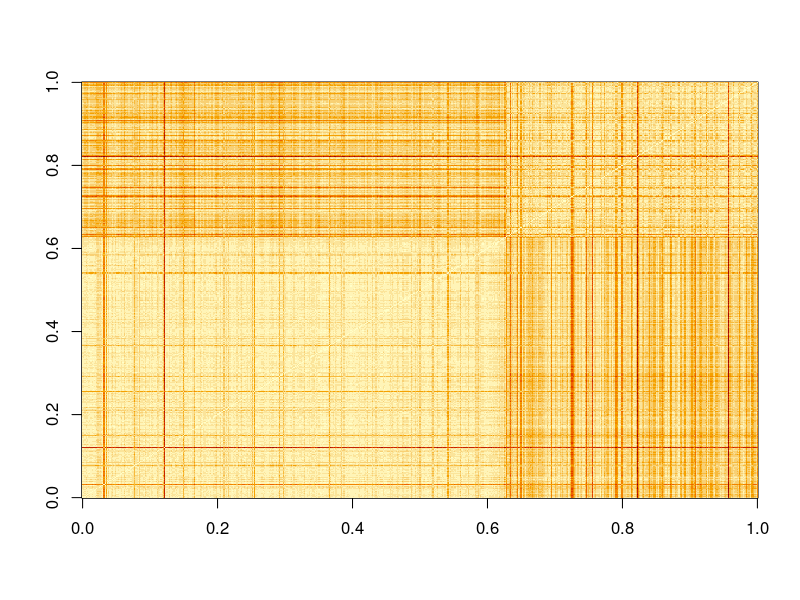
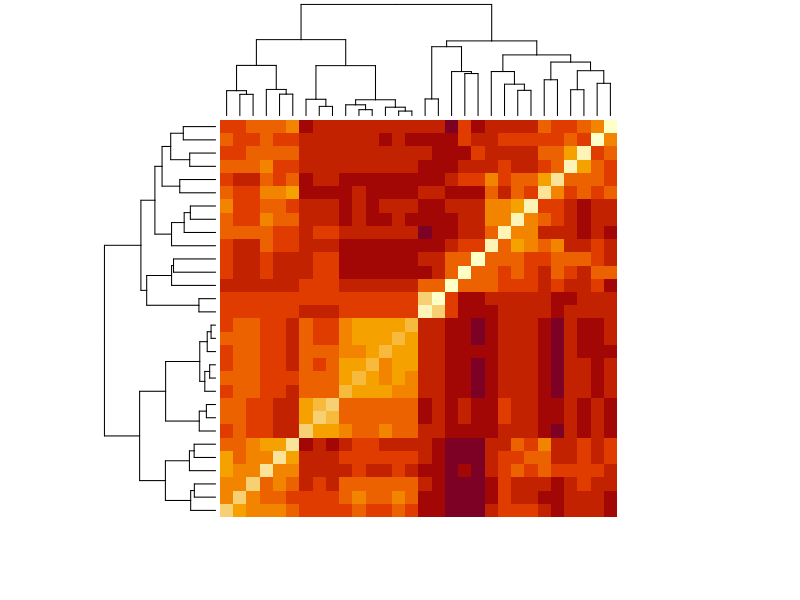
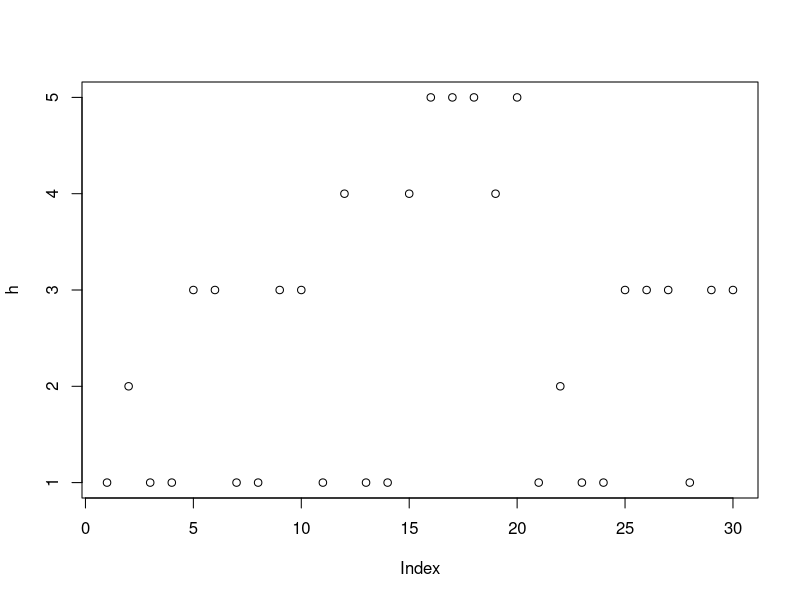
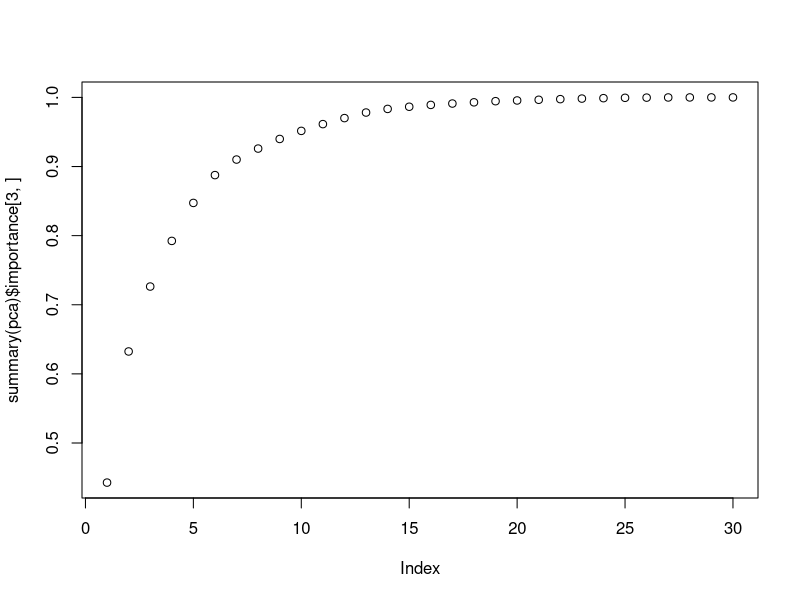
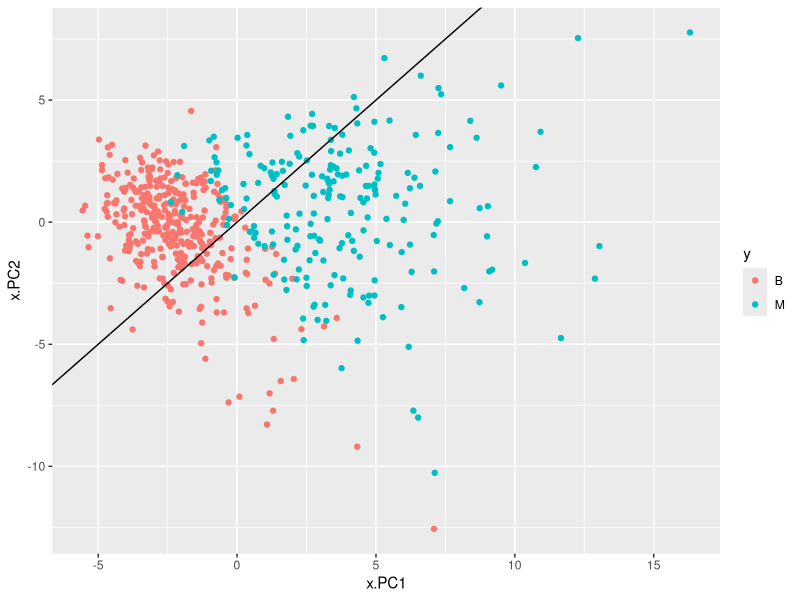
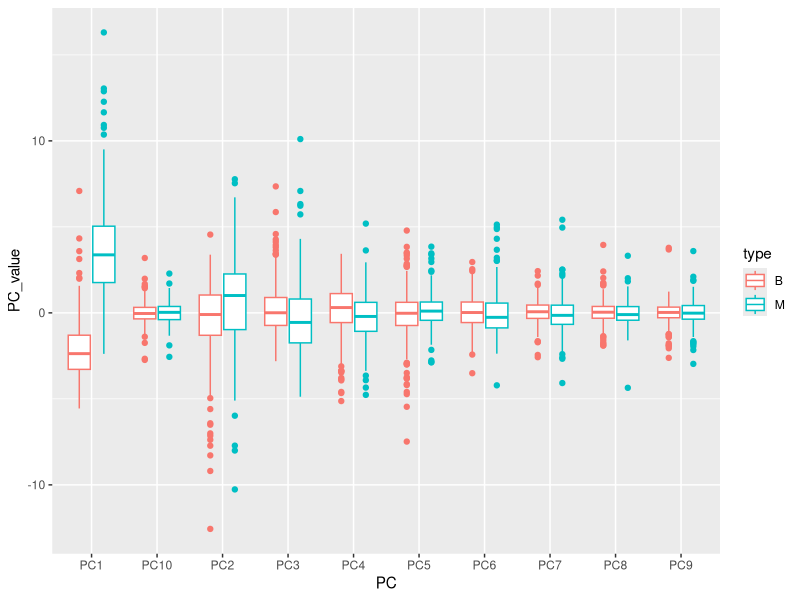

These figures' R source, in order:
options(digits = 3)
library(matrixStats)
library(tidyverse)
library(caret)
library(dslabs)
data(brca)

#DIMENSIONS AND PROPERTIES
#number of samples in the dataset
nrow(brca$x)
#number of predictors
ncol(brca$x)
#proportion of the samples that are malignant
mean(brca$y == "M")
#column number with the highest mean
which.max(colMeans(brca$x))
#column number with the lowest standard deviation
which.min(colSds(brca$x))

#SCALING THE MATRIX
brca$x <- sweep(brca$x, 2, colMeans(brca$x))
brca$x <- sweep(brca$x, 2, FUN = "/", colSds(brca$x))
median(brca$x[,1])

#DISTANCE
d <- dist(brca$x)
d
image(as.matrix(d))
?dist
dim(as.matrix(d))

#benign 
malignant_index <- which(brca$y == "M")
mean(as.matrix(d)[c(-malignant_index),1])
mean(as.matrix(d)[c(malignant_index),1])

#Heatmap
d_featured <- dist(t(brca$x))
heatmap(as.matrix(d_featured), labRow = NA, labCol = NA)

#Hierarchical Clustering
h <- hclust(d_featured)
h <- cutree(h, k = 5)
plot(h)
split(names(h), h)

#PCA
pca <- prcomp(brca$x)
summary(pca)
plot(summary(pca)$importance[3,])

#Plot of first two principal components
data.frame(x = pca$x, y = brca$y) %>%
  select(x.PC1, x.PC2, y) %>%
  ggplot(aes(x.PC1, x.PC2, color = y)) +
  geom_point() +
  geom_abline()

#Boxplot of first 10 PCs
data.frame(pca$x[,1:10], type = brca$y) %>%
  gather(-type, key = "PC", value = "PC_value") %>%
  ggplot(aes(x = PC, y = PC_value, color = type)) +
  geom_boxplot()

x_scaled <- brca$x
save(x_scaled, file = "xscaled.rda")
